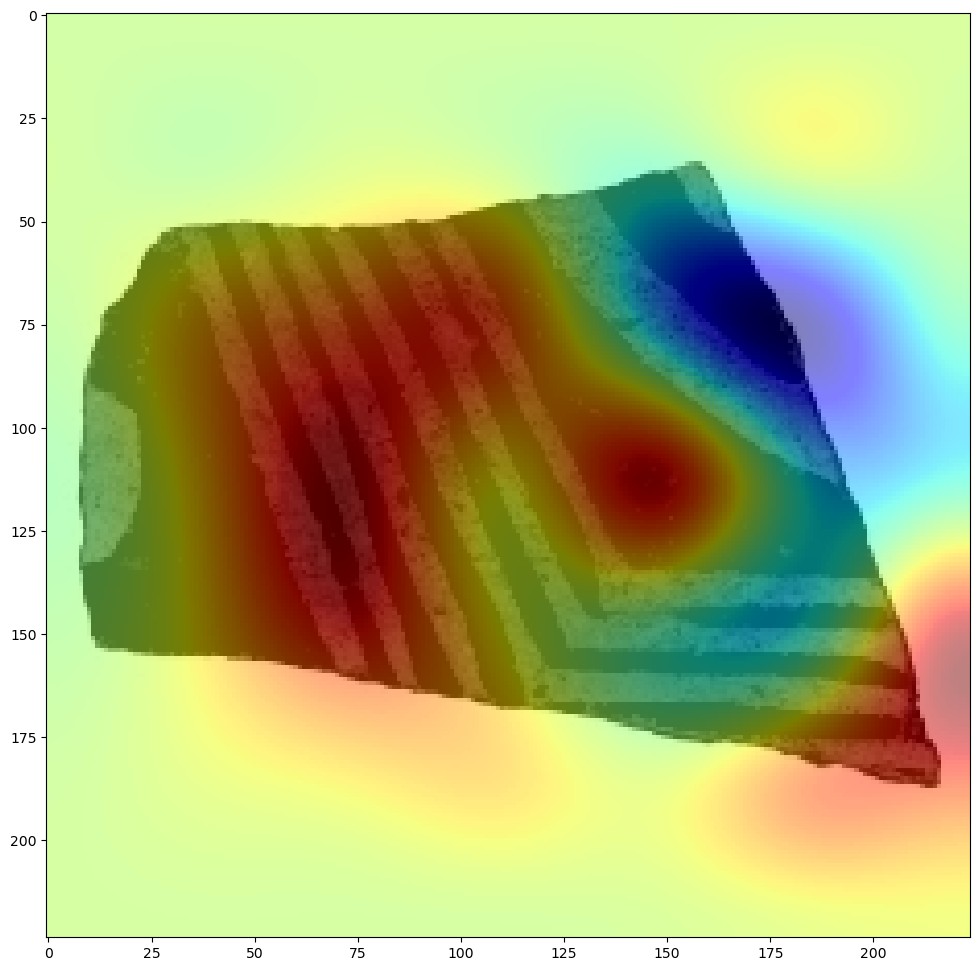

Source code (Python):
import tensorflow as tf
import keras
from pathlib import Path
import matplotlib.pyplot as plt
import numpy as np
import sys
import cv2
from scipy.ndimage import zoom
from keras.api.applications import resnet_v2

from convNextModel import ConvNextModel
try:
  sys.path.append(str(Path('.').resolve().parent))
  import datasets.tusayan_whiteware as tusayan_whiteware
except Exception as e:
  print(e)


image_dim = 224
num_classes = 7
batch_size = 32
epochs = 55
epochs_head = 15
l2_constant = 0.02
model_path = Path('.').resolve() / 'trained_models' / ("ResNet152V2" + ".keras")

"""
(train_dataset, test_dataset) = tusayan_whiteware.load_data(
   image_dimension=(image_dim, image_dim),
   training_split=(0.8,0.0,0.2),
   batch_size=batch_size
   )
"""
model = keras.saving.load_model(str(model_path))

#class_names = train_dataset.class_names

#model.summary()

conv_output = model.get_layer("post_relu").output
pred_output = model.get_layer("predictions").output
heatmap_model = keras.models.Model(model.input, outputs=[conv_output, pred_output])

#heatmap_model.summary()
image = cv2.imread('../../image_data/images/CD_Black_Mesa_044.jpg')
image = cv2.resize(image, (image_dim, image_dim))
#image = keras.utils.img_to_array(image)
#image = np.expand_dims(image, axis=0).astype(np.float32)
image = resnet_v2.preprocess_input(image)

predict_image = np.expand_dims(image, axis=0).astype(np.float32)
conv, pred = heatmap_model.predict(predict_image)

target = np.argmax(pred, axis=1).squeeze()
w, b = model.get_layer("predictions").weights
weights = w[:, target].numpy()
heatmap = conv.squeeze() @ weights

scale = 224 / 7
plt.figure(figsize=(12, 12))
plt.imshow(image)
plt.imshow(zoom(heatmap, zoom=(scale, scale)), cmap="jet", alpha=0.5)
plt.savefig('heatmap.png', bbox_inches='tight')
plt.show()